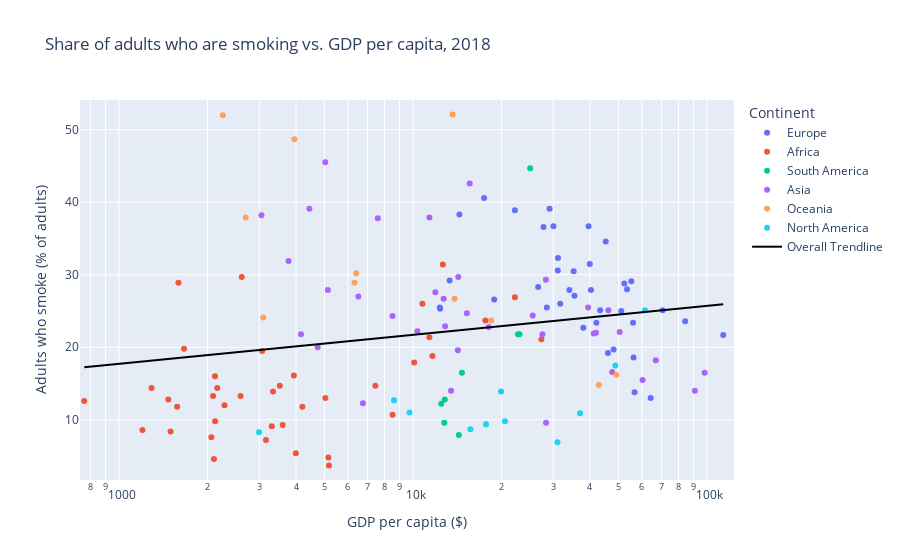

This figure's notebook cell:
### Markdown cell above
### 3. Share of adults who smoke vs. GDP per capita
**_Is there a trend between the share of adults who smoke vs. GDP per capita ?_** <br>
The data is scattered compared to datasets previously analysed. The share of adults who smoke appears to be the lowest in African countries, where the GDP per capita is the lowest. Countries with a high GDP per capita have a slightly higher share of smokers than countries in Africa.  The countries with the highest share of adults who smoke have a GDP per capita lower than the median (\\$14,253). Apart from these observations, no specific conclusions can be drawn because 	$R^{2}$ is close to zero, which indicates that the data is in principle not suitable for regression. This also implies the correlation between the share of adults who smoke and the GDP per capita is low.

### Code cell
#Plot share of adults who smoke vs. GDP per capita
plotFigure(GDP('share-of-adults-who-are-smoking-by-level-of-prosperity.csv',
           'GDP per capita, PPP (constant 2017 international $)',
          'Prevalence of current tobacco use (% of adults)',
          'Share of adults who are smoking vs. GDP per capita', 'GDP per capita'), 'GDP per capita ($)', 
           'Adults who smoke (% of adults)', 'Share of adults who are smoking vs. GDP per capita', 
           25, pow(10,4), 2, 2, 9)

### Figure 1 — Plotly figure (JSON) as saved in the notebook; plotly's stock layout.template omitted (floating-point values rounded to 4 significant figures; data arrays with more than 128 entries replaced by an {"elided": "..."} marker saying what was removed)
{"data": [{"customdata": [["Albania"], ["Austria"], ["Belarus"], ["Belgium"], ["Bosnia and Herzegovina"], ["Bulgaria"], ["Croatia"], ["Cyprus"], ["Czechia"], ["Denmark"], ["Estonia"], ["Finland"], ["France"], ["Germany"], ["Greece"], ["Hungary"], ["Iceland"], ["Ireland"], ["Italy"], ["Latvia"], ["Lithuania"], ["Luxembourg"], ["Malta"], ["Moldova"], ["Netherlands"], ["Norway"], ["Poland"], ["Portugal"], ["Romania"], ["Russia"], ["Serbia"], ["Slovakia"], ["Slovenia"], ["Spain"], ["Sweden"], ["Switzerland"], ["Ukraine"], ["United Kingdom"]], "hovertemplate": "Continent=Europe<br>GDP per capita ($)=%{x}<br>Adults who smoke (% of adults)=%{y}<br>Entity=%{customdata[0]}<extra></extra>", "legendgroup": "Europe", "marker": {"color": "#636efa", "symbol": "circle"}, "mode": "markers", "name": "Europe", "orientation": "v", "showlegend": true, "type": "scatter", "x": [13320.0, 55300.0, 18890.0, 51110.0, 14390.0, 22210.0, 27800.0, 39560.0, 39930.0, 56280.0, 35210.0, 48130.0, 45250.0, 53460.0, 29150.0, 31100.0, 56720.0, 84300.0, 42050.0, 30040.0, 35430.0, 113600.0, 43310.0, 12360.0, 56060.0, 64340.0, 31670.0, 34040.0, 28520.0, 26660.0, 17450.0, 31130.0, 37970.0, 40310.0, 52350.0, 70660.0, 12340.0, 46040.0], "xaxis": "x", "y": [29.2, 29.1, 26.6, 25, 38.3, 38.9, 36.6, 36.7, 31.5, 18.6, 30.5, 19.7, 34.6, 28, 39.1, 30.6, 13.8, 23.6, 23.4, 36.7, 27.1, 21.7, 25.1, 25.3, 23.4, 13, 26, 27.9, 25.5, 28.3, 40.6, 32.3, 22.7, 27.9, 28.8, 25.1, 25.5, 19.2], "yaxis": "y"}, {"customdata": [["Algeria"], ["Benin"], ["Botswana"], ["Burkina Faso"], ["Burundi"], ["Cameroon"], ["Chad"], ["Comoros"], ["Congo"], ["Cote d'Ivoire"], ["Egypt"], ["Eswatini"], ["Ethiopia"], ["Gambia"], ["Ghana"], ["Kenya"], ["Lesotho"], ["Liberia"], ["Madagascar"], ["Malawi"], ["Mali"], ["Mauritius"], ["Morocco"], ["Mozambique"], ["Namibia"], ["Niger"], ["Nigeria"], ["Rwanda"], ["Sao Tome and Principe"], ["Senegal"], ["Seychelles"], ["Sierra Leone"], ["South Africa"], ["Tanzania"], ["Togo"], ["Tunisia"], ["Uganda"], ["Zambia"], ["Zimbabwe"]], "hovertemplate": "Continent=Africa<br>GDP per capita ($)=%{x}<br>Adults who smoke (% of adults)=%{y}<br>Entity=%{customdata[0]}<extra></extra>", "legendgroup": "Africa", "marker": {"color": "#EF553B", "symbol": "circle"}, "mode": "markers", "name": "Africa", "orientation": "v", "showlegend": true, "type": "scatter", "x": [11640.0, 3161.0, 17630.0, 2120.0, 761.5, 3604.0, 1576.0, 3067.0, 3933.0, 5033.0, 11370.0, 8521.0, 2104.0, 2158.0, 5178.0, 4204.0, 2615.0, 1497.0, 1592.0, 1471.0, 2284.0, 22210.0, 7447.0, 1290.0, 10090.0, 1201.0, 5155.0, 2089.0, 3993.0, 3309.0, 27340.0, 1663.0, 12630.0, 2590.0, 2061.0, 10760.0, 2122.0, 3522.0, 3342.0], "xaxis": "x", "y": [18.8, 7.2, 23.7, 16, 12.6, 9.3, 11.8, 19.5, 16.1, 13, 21.4, 10.7, 4.6, 14.4, 3.7, 11.8, 29.7, 8.4, 28.9, 12.8, 12, 26.9, 14.7, 14.4, 17.9, 8.6, 4.8, 13.3, 5.4, 9.1, 21.1, 19.8, 31.4, 13.3, 7.6, 26, 9.8, 14.7, 13.9], "yaxis": "y"}, {"customdata": [["Argentina"], ["Brazil"], ["Chile"], ["Colombia"], ["Guyana"], ["Paraguay"], ["Peru"], ["Uruguay"]], "hovertemplate": "Continent=South America<br>GDP per capita ($)=%{x}<br>Adults who smoke (% of adults)=%{y}<br>Entity=%{customdata[0]}<extra></extra>", "legendgroup": "South America", "marker": {"color": "#00cc96", "symbol": "circle"}, "mode": "markers", "name": "South America", "orientation": "v", "showlegend": true, "type": "scatter", "x": [22760.0, 14670.0, 25030.0, 14310.0, 12480.0, 12830.0, 12780.0, 23040.0], "xaxis": "x", "y": [21.8, 16.5, 44.7, 7.9, 12.2, 12.8, 9.6, 21.8], "yaxis": "y"}, {"customdata": [["Armenia"], ["Azerbaijan"], ["Bahrain"], ["Bangladesh"], ["Brunei"], ["Cambodia"], ["China"], ["Georgia"], ["India"], ["Indonesia"], ["Iran"], ["Iraq"], ["Israel"], ["Japan"], ["Kazakhstan"], ["Kuwait"], ["Kyrgyzstan"], ["Laos"], ["Lebanon"], ["Malaysia"], ["Mongolia"], ["Myanmar"], ["Nepal"], ["Oman"], ["Pakistan"], ["Philippines"], ["Qatar"], ["Saudi Arabia"], ["Singapore"], ["South Korea"], ["Sri Lanka"], ["Thailand"], ["Timor"], ["Turkey"], ["United Arab Emirates"], ["Uzbekistan"]], "hovertemplate": "Continent=Asia<br>GDP per capita ($)=%{x}<br>Adults who smoke (% of adults)=%{y}<br>Entity=%{customdata[0]}<extra></extra>", "legendgroup": "Asia", "marker": {"color": "#ab63fa", "symbol": "circle"}, "mode": "markers", "name": "Asia", "orientation": "v", "showlegend": true, "type": "scatter", "x": [12720.0, 14210.0, 46200.0, 4441.0, 60390.0, 4159.0, 15240.0, 14250.0, 6519.0, 11370.0, 13470.0, 10350.0, 39420.0, 41180.0, 25540.0, 50480.0, 5133.0, 7593.0, 15590.0, 27560.0, 11920.0, 5029.0, 3774.0, 28350.0, 4739.0, 8516.0, 90970.0, 47590.0, 98220.0, 41950.0, 12860.0, 18100.0, 3052.0, 28310.0, 66970.0, 6755.0], "xaxis": "x", "y": [26.7, 19.6, 25.1, 39.1, 15.5, 21.8, 24.7, 29.7, 27, 37.9, 14, 22.2, 25.5, 21.9, 24.4, 22.1, 27.9, 37.8, 42.6, 21.8, 27.6, 45.5, 31.9, 9.6, 20, 24.3, 14, 16.6, 16.5, 22, 22.9, 22.8, 38.2, 29.3, 18.2, 12.3], "yaxis": "y"}, {"customdata": [["Australia"], ["Fiji"], ["Kiribati"], ["Nauru"], ["New Zealand"], ["Palau"], ["Samoa"], ["Solomon Islands"], ["Tonga"], ["Tuvalu"], ["Vanuatu"]], "hovertemplate": "Continent=Oceania<br>GDP per capita ($)=%{x}<br>Adults who smoke (% of adults)=%{y}<br>Entity=%{customdata[0]}<extra></extra>", "legendgroup": "Oceania", "marker": {"color": "#FFA15A", "symbol": "circle"}, "mode": "markers", "name": "Oceania", "orientation": "v", "showlegend": true, "type": "scatter", "x": [49150.0, 13850.0, 2254.0, 13640.0, 42870.0, 18440.0, 6322.0, 2698.0, 6411.0, 3946.0, 3093.0], "xaxis": "x", "y": [16.2, 26.7, 52, 52.1, 14.8, 23.7, 28.9, 37.9, 30.2, 48.7, 24.1], "yaxis": "y"}, {"customdata": [["Bahamas"], ["Barbados"], ["Canada"], ["Costa Rica"], ["Dominican Republic"], ["El Salvador"], ["Haiti"], ["Jamaica"], ["Mexico"], ["Panama"], ["United States"]], "hovertemplate": "Continent=North America<br>GDP per capita ($)=%{x}<br>Adults who smoke (% of adults)=%{y}<br>Entity=%{customdata[0]}<extra></extra>", "legendgroup": "North America", "marker": {"color": "#19d3f3", "symbol": "circle"}, "mode": "markers", "name": "North America", "orientation": "v", "showlegend": true, "type": "scatter", "x": [37020.0, 15670.0, 48800.0, 20560.0, 17710.0, 8614.0, 2992.0, 9735.0, 19930.0, 31010.0, 61590.0], "xaxis": "x", "y": [10.9, 8.7, 17.5, 9.8, 9.4, 12.7, 8.3, 11, 13.9, 6.9, 25.1], "yaxis": "y"}, {"hovertemplate": "<b>OLS trendline</b><br>Prevalence of current tobacco use (% of adults) = 3.99875 * log10(GDP per capita, PPP (constant 2017 international $)) + 5.72921<br>R<sup>2</sup>=0.039024<br><br>GDP per capita ($)=%{x}<br>Adults who smoke (% of adults)=%{y} <b>(trend)</b><extra></extra>", "legendgroup": "Overall Trendline", "line": {"color": "black"}, "mode": "lines", "name": "Overall Trendline", "showlegend": true, "type": "scatter", "x": {"elided": "143 float values"}, "xaxis": "x", "y": {"elided": "143 float values"}, "yaxis": "y"}], "layout": {"legend": {"title": {"text": "Continent"}, "tracegroupgap": 0}, "title": {"text": "Share of adults who are smoking vs. GDP per capita, 2018"}, "xaxis": {"anchor": "y", "domain": [0, 1], "range": [2.867, 5.092], "title": {"text": "GDP per capita ($)"}, "type": "log"}, "yaxis": {"anchor": "x", "domain": [0, 1], "range": [1.7, 54.1], "title": {"text": "Adults who smoke (% of adults)"}}}}
